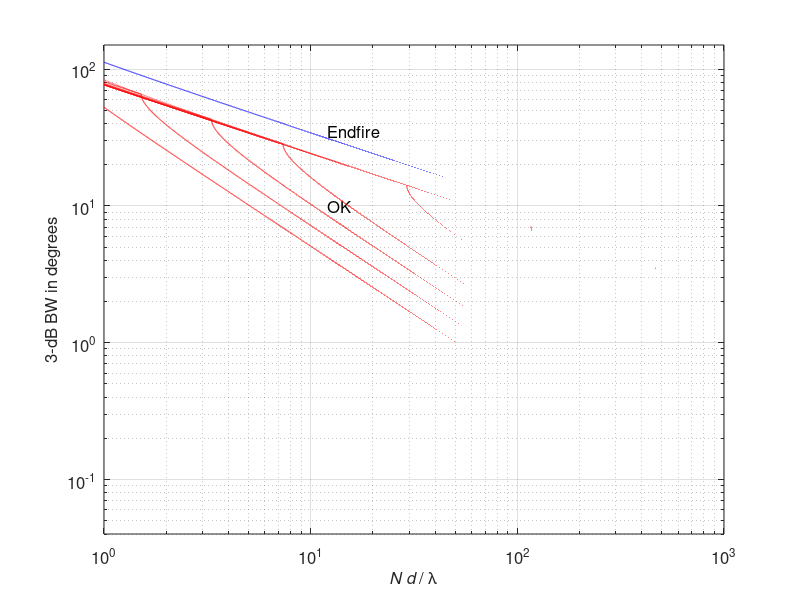

This chart was generated by the following MATLAB code:
% Exercice 3: Half-Power Bandwidth

% ASP lab
%
% Exercise: Half-power Beamwidth
%
% Template
%
% H. Loellmann (June 2017)


Ndl_set = 1000:-0.001:1;          % values for N d/lambda
theta_deg =[2.5 5 10 20 30 45 90];  % steering angles in deg
theta_rad = theta_deg*pi/180;       % steering angles in rad

% Half-power bandwidth in the theta-space for endfire
c0 = 0.443;
Theta_H_end = 2*acos( 1 - c0./Ndl_set);  % rad
Theta_H_end_deg = Theta_H_end*180/pi;    % degrees

figure(2)
clf
loglog( Ndl_set, abs(Theta_H_end_deg),'-b')
set(gca,'Fontsize',12)
axis([ Ndl_set(end) Ndl_set(1) 0.04 150])
xlabel('{\itN d} / \lambda','Fontsize',12)
ylabel('3-dB BW in degrees','Fontsize',12)
text(12,35,'Endfire','Fontsize',12)
box on
grid on
hold on

% Half-power bandwidth (in deg) for scan limit

% insert your code here .....
Theta_limit = acos( 1 - 2*c0./Ndl_set);  % rad
Theta_limit_deg = Theta_limit*180/pi;    % degrees
loglog( Ndl_set, abs(Theta_limit_deg),'--r');
text(12,10,'OK','Fontsize',12)

% Half-power bandwidth for different angles
bw = zeros(1,length(theta_rad));

for k = 1 : length(theta_rad)
    % for l = 1 : length(Ndl_set)
    %     % insert your code here ....
    % 
    % end
   
    % insert your code here....
    theta_h = acos(cos(theta_rad(k)) - c0./Ndl_set) - acos(cos(theta_rad(k)) + c0./Ndl_set);
    Theta_h_deg = theta_h*180/pi;
    loglog( Ndl_set, abs(Theta_h_deg),'-r');
    
    % text(1040,rightpoint,[num2str(theta_deg(k)),'^o'],'fontsize',10);
end

